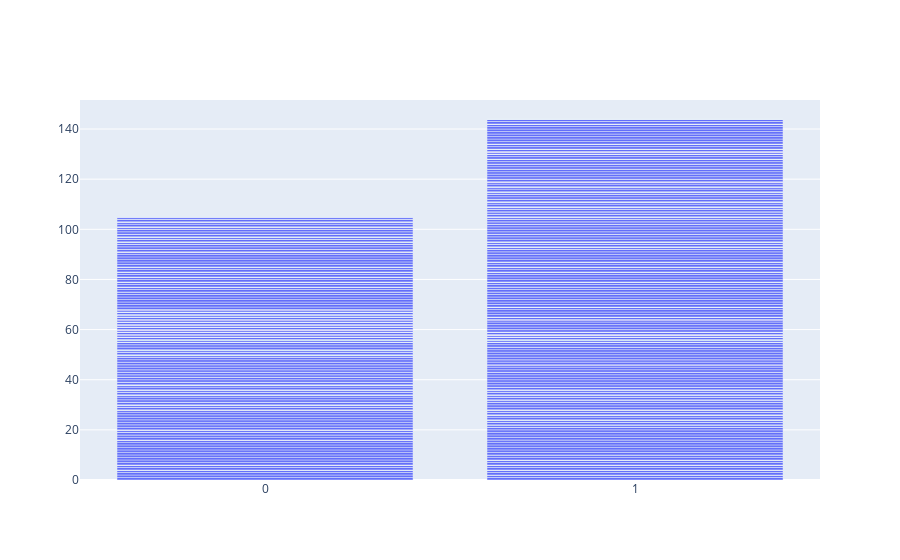

This figure's notebook cell:
### Markdown cell above
### Analysis of Fake job postings

### Code cell
import plotly
from plotly.graph_objs import Bar, Scatter, Figure, Layout
from plotly.offline import download_plotlyjs, init_notebook_mode, plot, iplot
init_notebook_mode(connected=True) 
import plotly.graph_objects as go

data = [go.Bar(x=fjp2.has_questions,
            y=fjp2.fraudulent)]

iplot(data)

### Figure 1 — Plotly figure (JSON) as saved in the notebook; plotly's stock layout.template omitted (floating-point values rounded to 4 significant figures; data arrays with more than 128 entries replaced by an {"elided": "..."} marker saying what was removed)
{"data": [{"type": "bar", "x": {"elided": "11272 int values"}, "y": {"elided": "11272 int values"}}], "layout": {}}
